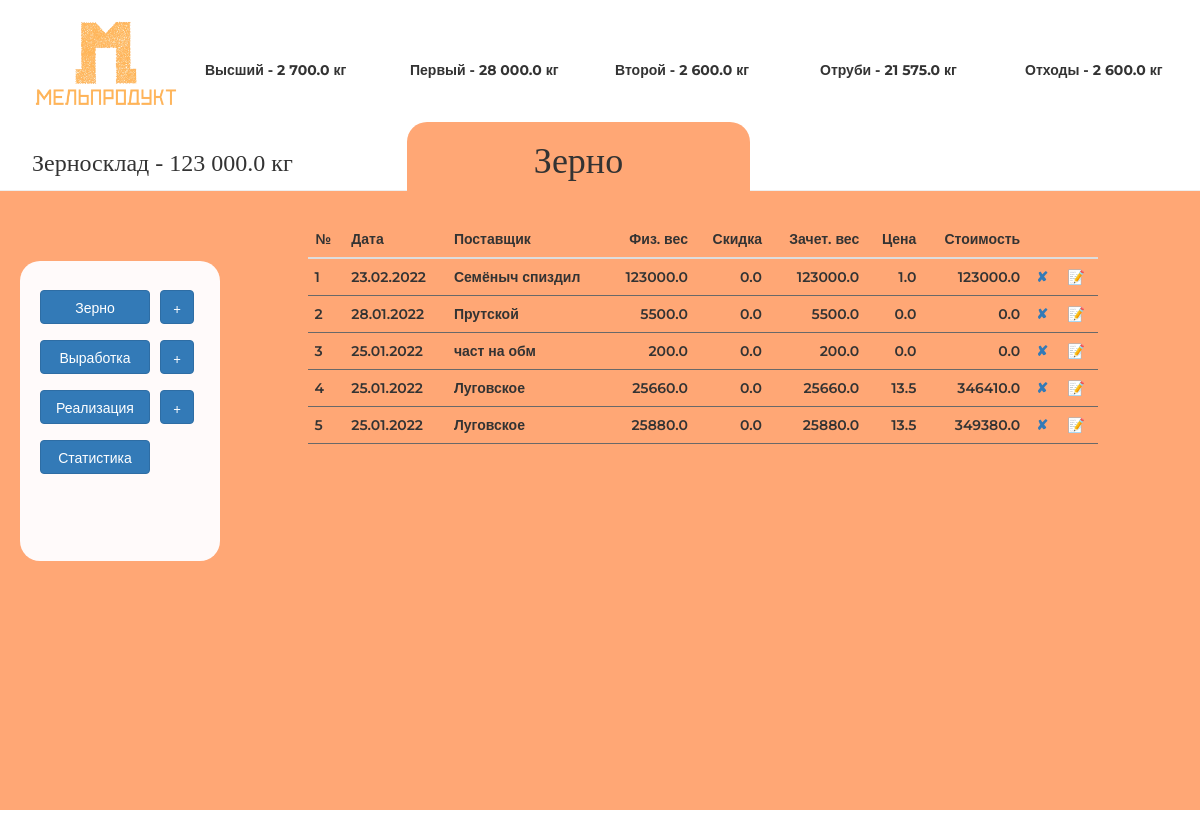
Page /grain on the committed database.
### main.py (models this page shows)
class Grain(db.Model):
    __tablename__ = "grains"
    id = db.Column(db.Integer, primary_key=True)
    agent = db.Column(db.String(250), nullable=False)
    date = db.Column(db.Date(), nullable=False)
    value = db.Column(db.Float(20), nullable=False)
    discount = db.Column(db.Float(20), nullable=False)
    final_value = db.Column(db.Float(20), nullable=False)
    price = db.Column(db.Float(20), nullable=False)
    cost = db.Column(db.Float(20), nullable=False)

### main.py (the view)
@app.route('/grain', methods=['GET', 'POST'])
def grain():
    stock = Stock.query.filter_by(id=1).first()
    grain_form = AddGrain(discount=0, date=dt.datetime.now())
    table = db.session.query(Grain).filter(Grain.date <= dt.datetime.now(),
                                                 Grain.date >= dt.datetime.now() - dt.timedelta(
                                                     days=30)).order_by(Grain.date).all()
    return render_template('grain.html', title='Зерно', form=grain_form, first='{:,}'.format(stock.first).replace(',', ' '),
                           second='{:,}'.format(stock.second).replace(',', ' '),
                           highest='{:,}'.format(stock.highest).replace(',', ' '),
                           bran='{:,}'.format(stock.bran).replace(',', ' '),
                           waste='{:,}'.format(stock.waste).replace(',', ' '),
                           grain='{:,}'.format(stock.grain).replace(',', ' '), table=reversed(table),
                           button='grain', target='grain', onclick1='onclick=', onclick22='onclick=', onclick3='onclick=',
                           onclick11='onclick=', onclick33='onclick=', bcolor='#ffa775',
                           mright='450px', bimage='/../static/img/FFA775.png'
                           )

### main.py (called while the page is built)
@app.template_filter('jround')
def jround(x):
    y = round(x, 2)
    return y

### templates/grain.html (shortened to what this page needs)
{% extends 'index.html' %}
{% block table %}
{% include "grain-table.html" %}
{% endblock %}

### templates/index.html (shortened to what this page needs)
{% extends 'bootstrap/base.html' %}
{% import "bootstrap/wtf.html" as wtf %}
{% block styles %}
{{super()}}
<link rel="stylesheet" href="{{url_for('static', filename='css/main.css') }}">
{% endblock %}
{% block content %}
<div class="fluid-container x1">
  <div class="row">
    <div class="col-md-2  col-xs-3 logo">
      <img src="{{url_for('static', filename='img/logoclear.png')}}" style="height: 100px; margin-left: 25px; margin-top: 10px">
    </div>
    <div class="store">
    <div class="col-md-2 col-sm-3 col-xs-4 items mont">Высший - {{ highest }} кг</div>
    <div class="col-md-2 col-sm-3 col-xs-4 items mont">Первый - {{ first }} кг</div>
    <div class="col-md-2 col-sm-3 col-xs-4 items mont">Второй - {{ second }} кг</div>
    <div class="col-md-2 col-sm-3 col-xs-4 items mont">Отруби - {{ bran }} кг</div>
    <div class="col-md-2 col-sm-3 col-xs-4 items mont">Отходы - {{ waste }} кг</div>
    </div>
  </div>
  <div style="position: absolute; margin-left: 32px; margin-top: 20px"><h3>Зерносклад - {{ grain }} кг</h3></div>
 <div class="vkladka" style="right: {{ mright }}; background-color: {{ bcolor }}; border-radius: 20px 20px 0px 0px">
  <h1>{{ title }}</h1>
    </div>
</div>
<div class="content"   style="background-color: {{ bcolor }}; min-height: 80vh" >
<div class="fluid-container">
  <div class="row">
    <div class="col-md-12 col-sm-12">
  </div>
    </div>
  </div>
<div class="fluid-container" style="padding-top: 50px;">
  <div class="row">
    <div class="col-md-3 col-sm-12 btn-container" style="padding-bottom: 50px">
      <div class="btn-back">
       <button type="button" class="btn btn-primary itmbtns gr-butt" data-target="#grain" {{onclick2}}"window.location.href='/grain' ;">
        Зерно
      </button>
      <button  type="button" class="btn btn-primary addbtns grain plus" data-toggle="modal" data-target="#grain" {{onclick22}}"window.location.href='/grain/add' ;">
        +
      </button><br>
      <button type="button" class="btn btn-primary itmbtns pr-butt" data-target="#prod" {{onclick3}}"window.location.href='/prod' ;">
        Выработка
      </button>
      <button  type="button" class="btn btn-primary addbtns prod plus" data-toggle="modal" data-target="#prod" {{onclick33}}"window.location.href='/prod/add' ;">
        +
      </button><br>
      <button  type="button" class="btn btn-primary itmbtns rl-butt" data-target="#real" {{onclick1}}"window.location.href='/real' ;">
        Реализация
      </button>
      <button  type="button" class="btn btn-primary addbtns real plus" data-toggle="modal" data-target="#real" {{onclick11}}"window.location.href='/real/add' ;">
        +
      </button><br>
      <button  type="button" class="btn btn-primary itmbtns st-butt" data-target="#real" onclick="window.location.href='/stat' ;">
        Статистика
      </button>
    </div>
    </div>
    {% block table %}
    {% endblock %}
  </div>
</div>
</div>
{% endblock content %}

### templates/grain-table.html (shortened to what this page needs)
<div class="col-md-8 col-sm-12" >
<table class="table table-hover counter">
        <thead>
          <tr>
            <th scope="col">№</th>
            <th scope="col">Дата</th>
            <th scope="col">Поставщик</th>
            <th scope="col" style="text-align: right; ">Физ. вес</th>
            <th scope="col" style="text-align: right; ">Скидка</th>
            <th scope="col" style="text-align: right; ">Зачет. вес</th>
            <th scope="col" style="text-align: right; ">Цена</th>
            <th scope="col" style="text-align: right; ">Стоимость</th>
            <th scope="col" style="text-align: right; "></th>
            <th scope="col" style="text-align: right; "></th>
          </tr>
        </thead>
        <tbody>
        {% for line in table %}
          <tr>
            <td>{{line.date.strftime('%d.%m.%Y')}}</td>
            <td>{{line.agent}}</td>
            <td class="rghtalgn">{{line.value}}</td>
            <td class="rghtalgn">{{line.discount}}</td>
            <td class="rghtalgn">{{line.final_value | jround()}}</td>
            <td class="rghtalgn">{{line.price}}</td>
            <td  class="rghtalgn">{{line.cost | jround()}}</td>
            <td><a href="#" data-toggle="modal" title="Удалить" data-target="#test" onclick="aTestFunction({{line.id}}, {{line.value}})">✘</a></td>
            <td><a href="{{url_for('grain_edit', item_id=line.id)}}" type="button" title="Редактировать">📝</a></td>
          </tr>
        {% endfor %}
        </tbody>
      </table>
<div class="col-md-8 col-sm-12" >
        </div>

### static/css/main.css (style rules this page uses)
body { margin-top: -20px; }
h1, h3 { font-family: 'Merriweather', serif; }
.mont { font-family: 'Montserrat', sans-serif; font-weight: bold; }
.store { margin-top: 60px }
.x1 { padding-top: 20px; height: 210px; position: fixed; background-color: white; z-index: 1; width: 100vw; }
td, tr, th { font-family: 'Montserrat', sans-serif; font-weight: 600; }
.vkladka { width: 343px; display: inline-block; text-align: right; position: absolute; top: 142px; text-align: center; }
.content { position: relative; top: 190px }
.items { padding-bottom: 15px }
.itmbtns { margin-top: 20px; margin-left: 30px; width: 110px; position: fixed; left: 10px }
.addbtns { margin-top: 20px; margin-left: 10px; position: fixed; left: 150px; }
.gr-butt { top: 270px }
.pr-butt { top: 320px }
.rl-butt { top: 370px }
.st-butt { top: 420px; }
.grain { top: 270px; }
.prod { top: 320px }
.real { top: 370px }
.rghtalgn { text-align: right; }
.counter { counter-reset: schet; }
.counter tbody tr { counter-increment: schet; }
.counter td, .counter tr:before { padding: .1em .5em; border-bottom: 1px solid DimGray; }
.counter tbody tr:before { content: counter(schet); display: table-cell; vertical-align: middle; }
.btn-back { background-color: snow; border-radius: 20px; height: 300px; width: 200px; margin-top: 40px; margin-left: 20px; position: fixed; }

### rows in the picture
Grain: date "23.02.2022", agent "Семёныч спиздил", value "123000.0", discount "0.0", final_value|jround "123000.0", price "1.0", cost|jround "123000.0"
Grain: date "28.01.2022", agent "Прутской", value "5500.0", discount "0.0", final_value|jround "5500.0", price "0.0", cost|jround "0.0"
Grain: date "25.01.2022", agent "част на обм", value "200.0", discount "0.0", final_value|jround "200.0", price "0.0", cost|jround "0.0"
Grain: date "25.01.2022", agent "Луговское", value "25660.0", discount "0.0", final_value|jround "25660.0", price "13.5", cost|jround "346410.0"
Grain: date "25.01.2022", agent "Луговское", value "25880.0", discount "0.0", final_value|jround "25880.0", price "13.5", cost|jround "349380.0"

### other values in the picture
{{ highest }} "2 700.0"
{{ first }} "28 000.0"
{{ second }} "2 600.0"
{{ bran }} "21 575.0"
{{ waste }} "2 600.0"
{{ grain }} "123 000.0"
{{ title }} "Зерно"
